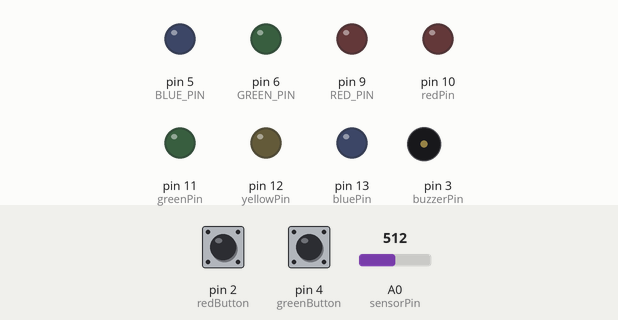
Bench run of a sketch on a simulated Arduino Uno, built with avr-gcc and run on an emulated ATmega328P. Shown: output pins drawn as LEDs (lit = HIGH), buzzer (waves = sounding). The inputs (shaded band) are chosen by the test bench; at power-on: pin 2 (redButton) HIGH, A0 (sensorPin) = 512, pin 4 (greenButton) HIGH.

Above: at 1.2 s.
1.3 s: pin 2 (redButton) pulled LOW for 0.15 s
At 2.5 s:
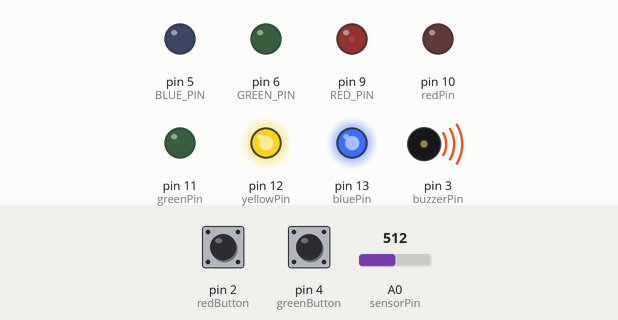
2.9 s: A0 (sensorPin) set to 520
At 3.9 s:
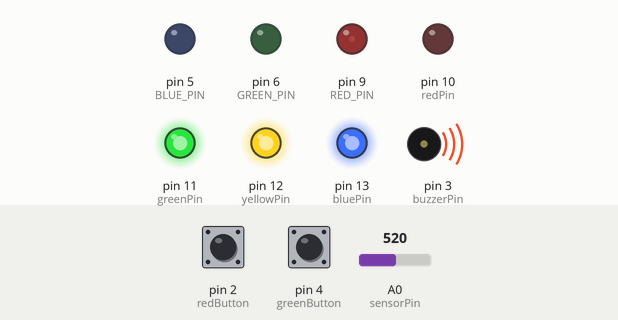
4.4 s: A0 (sensorPin) set to 752
At 5.0 s:
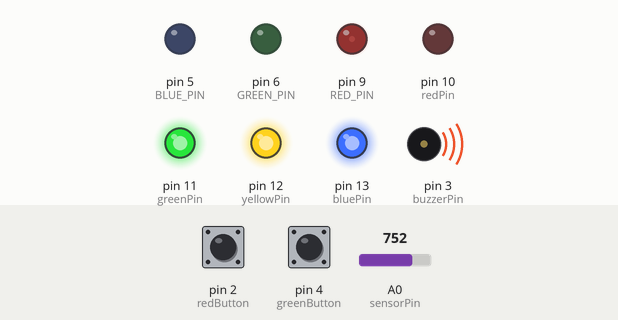
5.9 s: A0 (sensorPin) set to 778
At 7.1 s:
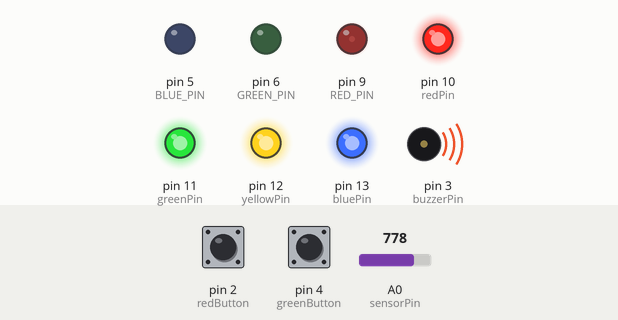
7.4 s: A0 (sensorPin) set to 245
At 8.5 s:
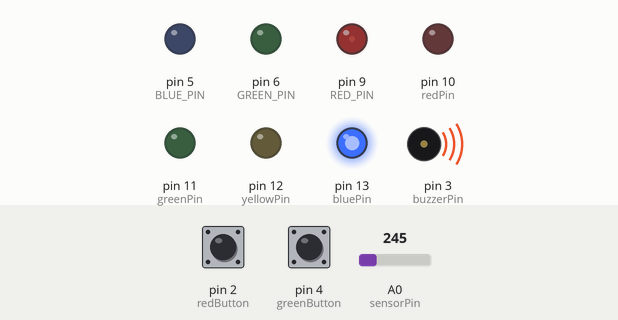
8.9 s: pin 4 (greenButton) pulled LOW for 0.15 s
At 9.6 s:
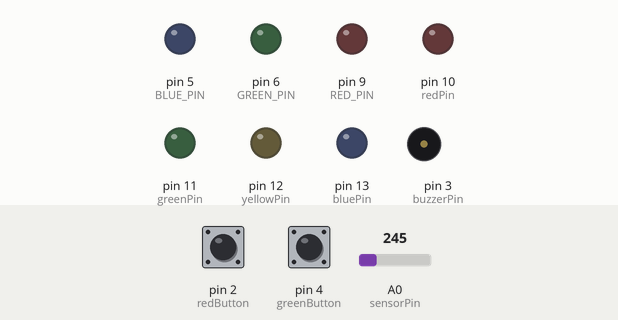
Timing chart, 0 to 11.5 s (numbered marks = the images above; inputs shaded):
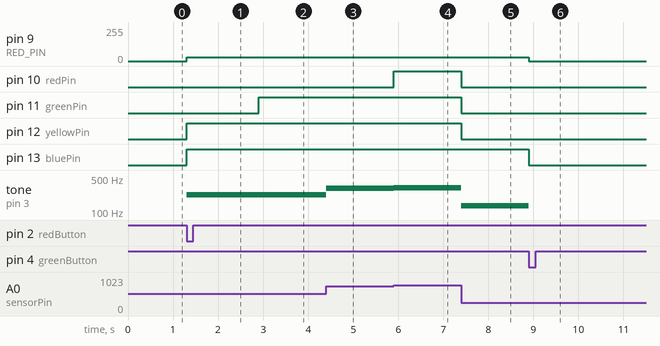

The sketch:

Hong_Shengnan_MP01.ino
```cpp
/*
  Hong_Shengnan_MP01.ino

  PROJECT NAME
  Digital and Analog Inputs and Outputs

  PROGRAM DESCRIPTION
  This program uses Arduino mirocontroller to light
  a series of LEDs and play sound based upon inputs from
  the pushbuttons and a potentiometer.

                            Created by Steven Hong
                                        09/07/2017
*/

int ledPins[] = {10, 11, 12, 13}; // Defines an array to store the pin numbers of Red, Green, Yellow and Blue pin

const int display_time = 100;
const int redPin    = 10;
const int greenPin  = 11;
const int yellowPin = 12;
const int bluePin   = 13;

const int RED_PIN   = 9;
const int GREEN_PIN = 6;
const int BLUE_PIN  = 5;

const int yellowButton = 7;
const int blueButton   = 8;
const int greenButton  = 4;
const int redButton    = 2;

int sensorValue;
int noteValue;
int sensorPin = A0;
int systemOn = LOW;

int redState;
int blueState;
int greenState;
int yellowState;

const int redFrequency = 262;
const int yellowFrequency = 294;
const int greenFrequency = 330;
const int blueFrequency = 494;

const int buzzerPin = 3;
int tempo = 113;
int frequency[] = {262, 294, 330, 294, 494};

int redIntensity;
int greenIntensity;
int blueIntensity;

int density;

void setup() {
  // put your setup code here, to run once:

  for (int i; i <= 3; i++)
  {
    pinMode(ledPins[i], OUTPUT);  // Assign each LED to corresponding pin
  }

  pinMode(RED_PIN, OUTPUT);   // Assign red terminal of RGB LED to corresponding pin
  pinMode(GREEN_PIN, OUTPUT); // Assign green terminal of RGB LED to corresponding pin
  pinMode(BLUE_PIN, OUTPUT);  // Assign blue terminal of RGB LED to corresponding pin

  pinMode(buzzerPin, OUTPUT); // Assign buzzer to corresponding pin

  pinMode(yellowButton, INPUT); // Assign yellow pushbutton to corresponding pin
  pinMode(blueButton, INPUT);   // Assign blue pushbutton to corresponding pin
  pinMode(greenButton, INPUT);  // Assign green pushbutton to corresponding pin
  pinMode(redButton, INPUT);    // Assign red pushbutton to corresponding pin
}

void loop() {
  // put your main code here, to run repeatedly:
  //test_outputs();
  //test_inputs();
  test_system();
  //my_design();

}

void test_outputs()
{
  for (int f = 0; f <= 20; f++) // Use for loop to let LEDs blink 20 times
  {
    for (int j = 0; j <= 3; j++)
    {
      digitalWrite(ledPins[j], LOW);  // Use for loop to turn off all of the LEDs
    }
    delay(100);

    for (int m = 0; m <= 3; m++)
    {
      digitalWrite(ledPins[m], HIGH); // Use for loop to turn on all of the LEDs
    }
    delay(100);
  }

  for (int j = 0; j <= 3; j++)
  {
    digitalWrite(ledPins[j], LOW);
  }
  delay(1000);

  for (density = 0; density <= 255; density += 5) // use for loop to increase the brightness of red and green LED
  {
    analogWrite(redPin, density);
    analogWrite(greenPin, density);
    delay(30);
  }

  for (density = 255; density >= 0; density -= 5) // use for loop to decrease the brightness of red and green LED
  {
    analogWrite(redPin, density);
    analogWrite(greenPin, density);
    delay(30);
  }
  delay(1000);

  // Red
  digitalWrite(RED_PIN, HIGH);  // turn on the red terminal of RGB LED
  digitalWrite(GREEN_PIN, LOW);
  digitalWrite(BLUE_PIN, LOW);
  delay(display_time * 10);

  // Green
  digitalWrite(RED_PIN, LOW);
  digitalWrite(GREEN_PIN, HIGH); // turn on the green terminal of RGB LED
  digitalWrite(BLUE_PIN, LOW);
  delay(display_time * 10);

  // Blue
  digitalWrite(RED_PIN, LOW);
  digitalWrite(GREEN_PIN, LOW);
  digitalWrite(BLUE_PIN, HIGH); // turn on the blue terminal of RGB LED
  delay(display_time * 10);

  // Red to Green
  for (int color = 0; color <= 255; color += 5) // change the color of RGB LED from red to green
  {
    redIntensity = 255 - color;
    greenIntensity = color;
    blueIntensity = 0;

    analogWrite(RED_PIN, redIntensity);
    analogWrite(GREEN_PIN, greenIntensity);
    analogWrite(BLUE_PIN, blueIntensity);
    delay(50);
  }

  // Green to Blue
  for (int color = 256; color <= 511; color += 5) // change the color of RGB LED from green to blue
  {
    redIntensity = 0;
    greenIntensity = 511 - color;
    blueIntensity = color - 256;

    analogWrite(RED_PIN, redIntensity);
    analogWrite(GREEN_PIN, greenIntensity);
    analogWrite(BLUE_PIN, blueIntensity);
    delay(50);
  }

  for (int color = 512; color <= 767; color += 5) // change the color of RGB LED from blue to red
  {
    redIntensity = color - 512;
    greenIntensity = 0;
    blueIntensity = 767 - color;

    analogWrite(RED_PIN, redIntensity);
    analogWrite(GREEN_PIN, greenIntensity);
    analogWrite(BLUE_PIN, blueIntensity);
    delay(50);
  }

  // all LEDs off
  digitalWrite(RED_PIN, LOW);   // turn off the RGB LED
  digitalWrite(GREEN_PIN, LOW);
  digitalWrite(BLUE_PIN, LOW);
  delay(display_time * 10);

  delay(1000);

  for (int j = 0; j <= 4; j++)
  {
    tone(buzzerPin, frequency[j], tempo); // play the buzzer with designed frequency
    delay(tempo);
  }
  delay(1000);
}

void test_inputs()
{
  redState    = digitalRead(redButton);    // read the status of red push button
  yellowState = digitalRead(yellowButton); // read the status of yellow push button
  greenState  = digitalRead(greenButton);  // read the status of green push button
  blueState   = digitalRead(blueButton);   // read the status of blue push button

  sensorValue = analogRead(sensorPin);     // read the value of potentialmeter

  if (sensorValue >= 512)  // if potentialmeter passes the half range, let red LED blink
  {
    digitalWrite(RED_PIN, HIGH);
    delay(sensorValue / 3);
    digitalWrite(RED_PIN, LOW);
    delay(sensorValue / 3);
  }
  else
  {
    digitalWrite(RED_PIN, LOW);
  }

  if (redState == LOW)    // turn on red LED when push red button
  {
    digitalWrite(redPin, HIGH);
    delay(50);
  }
  else
  {
    digitalWrite(redPin, LOW);
  }

  if (yellowState == LOW) // turn on yellow LED when push red button
  {
    digitalWrite(yellowPin, HIGH);
    delay(50);
  }
  else
  {
    digitalWrite(yellowPin, LOW);
  }

  if (greenState == LOW) // turn on green LED when push red button
  {
    digitalWrite(greenPin, HIGH);
    delay(50);
  }
  else
  {
    digitalWrite(greenPin, LOW);
  }

  if (blueState == LOW) // turn on blue LED when push red button
  {
    digitalWrite(bluePin, HIGH);
    delay(50);
  }
  else
  {
    digitalWrite(bluePin, LOW);
  }
}

void test_system()
{
  redState = digitalRead(redButton);       // read the status of yellow push button
  greenState  = digitalRead(greenButton);         // read the status of blue push button
  sensorValue = analogRead(sensorPin);           // read the value of potentialmeter
  noteValue = map(sensorValue, 0, 1023, 50, 400); // convert sensor value to the range of 50 to 400

  if (redState == LOW) // if yellow button is pushed, turn on the system
  {
    systemOn = HIGH;
  }
  if (greenState == LOW)   // if blue button is pushed, turn off the system
  {
    systemOn = LOW;
  }

  if (systemOn == HIGH)
  {
    analogWrite(RED_PIN, 30); // turn on red terminal of RGB LED to indicate it's working
    tone(buzzerPin, noteValue); // play the buzzer with the value from potentialmeter

    if (sensorValue <= 255) // if potentialmeter is smaller than 255, turn on yellow LED
    {
      digitalWrite(yellowPin, LOW);
      digitalWrite(bluePin, HIGH);
      digitalWrite(greenPin, LOW);
      digitalWrite(redPin, LOW);
    }
    else if (sensorValue <= 512) // if potentialmeter is smaller than 255, turn on yellow and blue LED
    {
      digitalWrite(yellowPin, HIGH);
      digitalWrite(bluePin, HIGH);
      digitalWrite(greenPin, LOW);
      digitalWrite(redPin, LOW);
    }
    else if (sensorValue <= 767) // if potentialmeter is smaller than 255, turn on yellow, blue and green LED
    {
      digitalWrite(yellowPin, HIGH);
      digitalWrite(bluePin, HIGH);
      digitalWrite(greenPin, HIGH);
      digitalWrite(redPin, LOW);
    }
    else // if potentialmeter is smaller than 255, turn on yellow, blue, green, red LED
    {
      digitalWrite(yellowPin, HIGH);
      digitalWrite(bluePin, HIGH);
      digitalWrite(greenPin, HIGH);
      digitalWrite(redPin, HIGH);
    }
  }
  else // if system is off, turn off all the LEDs and buzzer
  {
    analogWrite(RED_PIN, 0);
    digitalWrite(yellowPin, LOW);
    digitalWrite(bluePin, LOW);
    digitalWrite(greenPin, LOW);
    digitalWrite(redPin, LOW);
    noTone(buzzerPin);
  }
}

void my_design()
{
  redState    = digitalRead(redButton);    // read the status of red push button
  yellowState = digitalRead(yellowButton); // read the status of yellow push button
  greenState  = digitalRead(greenButton);  // read the status of green push button
  blueState   = digitalRead(blueButton);   // read the status of blue push button

   if (redState == LOW) // if red button is pushed, turn on red LED and play a specific tone
  {
    digitalWrite(redPin, HIGH);
    delay(50);
    tone(buzzerPin, redFrequency, tempo);
    delay(tempo);
  }
  else
  {
    digitalWrite(redPin, LOW);
  }

  if (yellowState == LOW) // if yellow button is pushed, turn on red LED and play a specific tone
  {
    digitalWrite(yellowPin, HIGH);
    delay(50);
    tone(buzzerPin, yellowFrequency, tempo);
    delay(tempo);
  }
  else
  {
    digitalWrite(yellowPin, LOW);
  }

  if (greenState == LOW) // if green button is pushed, turn on red LED and play a specific tone
  {
    digitalWrite(greenPin, HIGH);
    delay(50);
    tone(buzzerPin, greenFrequency, tempo);
    delay(tempo);
  }
  else
  {
    digitalWrite(greenPin, LOW);
  }

  if (blueState == LOW) // if blue button is pushed, turn on red LED and play a specific tone
  {
    digitalWrite(bluePin, HIGH);
    delay(50);
    tone(buzzerPin, blueFrequency, tempo);
    delay(tempo);
  }
  else
  {
    digitalWrite(bluePin, LOW);
  }
}
```

Measured:
- the behaviour switches between 512 and 513 on A0 (sensorPin) (found by bisection; images 1 and 2)
- the behaviour switches between 767 and 768 on A0 (sensorPin) (found by bisection; images 3 and 4)
- after the input at 1.3 s, pin 9 (RED_PIN): 0/255 → 30/255 at once; pin 12 (yellowPin), pin 13 (bluePin): LOW → HIGH at once; tone on pin 3 (buzzerPin): silent → 225 Hz at once
- after the input at 2.9 s, pin 11 (greenPin): LOW → HIGH at once; tone on pin 3 (buzzerPin): 225 Hz → 227 Hz at once
- after the input at 4.4 s, tone on pin 3 (buzzerPin): 227 Hz → 307 Hz at once
- after the input at 5.9 s, pin 10 (redPin): LOW → HIGH at once; tone on pin 3 (buzzerPin): 307 Hz → 316 Hz at once
- after the input at 7.4 s, pin 10 (redPin), pin 11 (greenPin), pin 12 (yellowPin): HIGH → LOW at once; tone on pin 3 (buzzerPin): 316 Hz → 133 Hz at once
- after the input at 8.9 s, pin 9 (RED_PIN): 30/255 → 0/255 at once; pin 13 (bluePin): HIGH → LOW at once; tone on pin 3 (buzzerPin): 133 Hz → silent at once
